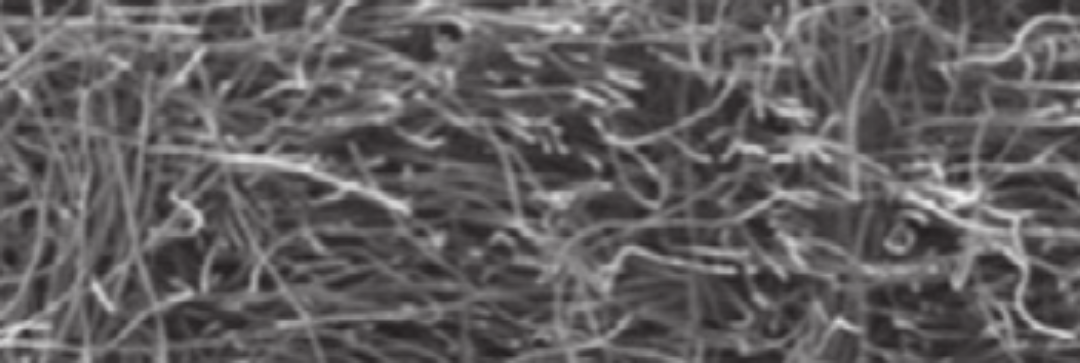
#> input picture input/2018_wang_003_or.png, 1080 x 363 px; its folder holds only this picture in this run
$ jupyter execute PorosityWang.ipynb
#> lines starting #> are read from the running program, lines starting #| are printed output that depends on the picture; after the words box and inside, x2 and y2 are one past the last pixel; in counts of white or black regions, pixels touching at a corner belong together
# Porosity autodetection for greyscale data

Following Q. Wang et. al., _Experimental study on the performance of a vanadium redox flow battery
with non-uniformly compressed carbon felt electrode_, we will try to redetermine the porosity and intrussion percentage for different channels.

Wang et. al. define porosity as

$a = b+c$

[cell 1]
# Libraries for numerical analysis, ploting and reading images
import numpy as np
import matplotlib.pyplot as plt
import matplotlib.ticker as mtick
import cv2
import os
from sklearn.cluster import k_means

[cell 2]
# We read images to a dictionary as grayscale
# All files stores as png in the input folder
images = {}
for file in os.listdir("input/"):
    name = file.split(".")[0]
    extension = file.split(".")[1]
    if extension == "png":
        images[name]=cv2.imread("input/"+file, cv2.IMREAD_GRAYSCALE )

[cell 3]
# We plot the images of the array in a columns x rows array.
# The user has to define the number of columns

columns = 6
rows = len(images.keys())//columns+1
#> rows = 1
idx = 0
plt.figure(figsize=(16,4))

for name in np.sort([*images]):
    idx +=1
    plt.subplot(rows, columns, idx)
    plt.imshow(images[name], cmap='gray', vmin=0, vmax=255, aspect="auto")
    plt.xticks([])
    plt.yticks([])
    f"CR = {float(name.split('_')[2])/10}%"
#> this loop made 1 pass
#> (name, idx) on pass 1: ('2018_wang_003_or', 1)
#> after the loop, idx = 1
plt.tight_layout()
plt.show()
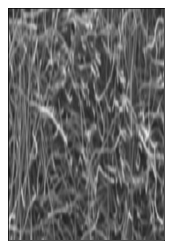
#> figure drawn by matplotlib, 1 panel

[cell 4]
def get_porosity(image, thresh=127, value = 255, kind=cv2.THRESH_BINARY):
    """This functions gets the porosity as defined as

        1 - occupied pixels [%] = free pixels [%]

        and returns them for a greyscale image"""
    t, binary = cv2.threshold(image, thresh, value, kind)
    occupied = (binary==value).sum()
    free = (binary!=value).sum()
    return free / (free+occupied)

[cell 5]
# We get the porosity for a certain threshold value and it's compression ratio
thresh = 80

CR = np.array([])
p = np.array([])
for name in images.keys():
    CR = np.append(CR, int(name.split("_")[2])/1000)
    p = np.append(p, get_porosity(images[name], thresh))
#> this loop made 1 pass
#> (name, CR, t in get_porosity, occupied in get_porosity, free in get_porosity, p) on pass 1: ('2018_wang_003_or', [0.003], 80, 254414, 137626, [0.351])
#> pass 1, in get_porosity, `t, binary = cv2.threshold(image, thresh, value, kind)`:
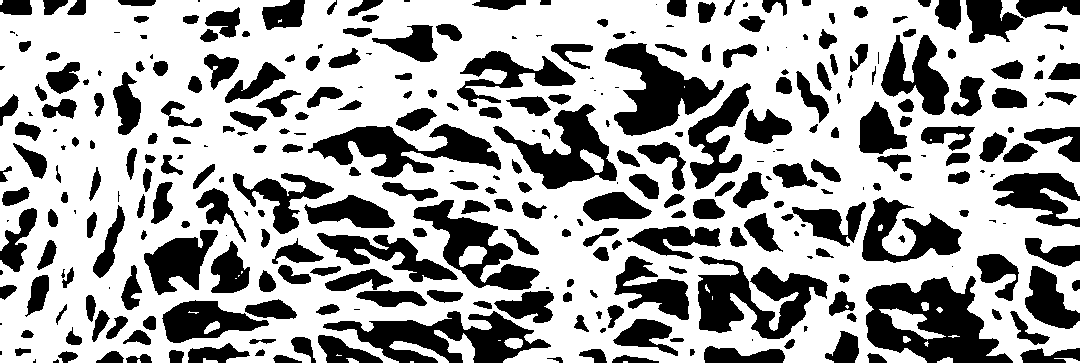
#> binary: shape (363, 1080); 64.9% white; 328 black regions (66 under 20 px), largest, box (x1, y1, x2, y2) and area: (866, 276, 1013, 363) 7303, (323, 311, 551, 363) 5537, (698, 256, 828, 339) 5409

CRind = CR.argsort()
#> CRind = [0]
p = p[CRind]
CR = CR[CRind]

[cell 6]
# We plot the porosity
plt.plot(CR, p,'o-')
plt.xlabel("Compress ratio")
plt.ylabel("Porosity")

# We change the axis to be a percent
plt.gca().xaxis.set_major_formatter(mtick.PercentFormatter(1))
plt.gca().yaxis.set_major_formatter(mtick.PercentFormatter(1))

# Title

plt.title(f"Porosity as a function of the compress\n ratio for a threshold of {thresh}")
plt.tight_layout()
plt.show()

[cell 7]
# We plot the images of the array in a columns x rows array.
# The user has to define the number of columns

columns = 6
rows = len(images.keys())//columns+1
idx = 0
plt.figure(figsize=(16,4))
bins = np.arange(0,256,16)
for name in np.sort([*images]):
    idx +=1
    plt.subplot(rows, columns, idx)
    plt.hist(images[name].flatten(), bins=bins)
    plt.title(f"CR = {float(name.split('_')[2])/10}%")
    plt.ylim(0,150000)
    if idx > 1:
        plt.yticks([])
    plt.plot([thresh, thresh],[0,150000],"C3")
#> after the loop, idx = 1
plt.tight_layout()
plt.show()
#> figure, not shown here; tallest bar 78798 high, from x = 80 to 96

[cell 8]
# We get the porosity for different compress ratios
thresh_val = np.arange(64,129,16)

p_CR = {}
for thresh in thresh_val:
    CR = np.array([])
    p = np.array([])
    for name in images.keys():
        CR = np.append(CR, int(name.split("_")[2])/10)
        p = np.append(p, get_porosity(images[name], thresh))

    CRind = CR.argsort()
    p = p[CRind]
    CR = CR[CRind]
    p_CR[thresh] = p
#> this loop made 5 passes
#> p on passes 1 to 5: [0.158], [0.351], [0.551], [0.716], [0.841]
#> after the loop, p_CR = {64: [0.158], 80: [0.351], 96: [0.551], 112: [0.716], 128: [0.841]}

# We get the porosity for OTSU method
CR = np.array([])
p = np.array([])
for name in images.keys():
    CR = np.append(CR, int(name.split("_")[2])/10)
    p = np.append(p, get_porosity(images[name], thresh, kind=cv2.THRESH_OTSU))
#> this loop made 1 pass
#> (name, CR, t in get_porosity, occupied in get_porosity, free in get_porosity, p) on pass 1: ('2018_wang_003_or', [0.3], 102, 150502, 241538, [0.616])

CRind = CR.argsort()
p = p[CRind]
CR = CR[CRind]
p_CR["Otsu"] = p

# We get the porosity for kmeans method
CR = np.array([])
p = np.array([])
for name in images.keys():
    CR = np.append(CR, int(name.split("_")[2])/10)
    im = images[name].flatten()
    im.shape = (len(im),1)
    KM = k_means(im, 2)
    if KM[0][0]>KM[0][1]:
        tmp = KM[1]
        tmp[tmp==0] = 255
        tmp[tmp==1] = 0
    else:
        tmp = KM[1]
        tmp[tmp==1] = 255
        tmp[tmp==0] = 0
    tmp.shape = images[name].shape
    KM = tmp
    p = np.append(p, (KM==0).sum()/((KM==0).sum()+(KM==255).sum()))
#> this loop made 1 pass
#> (name, CR, p) on pass 1: ('2018_wang_003_or', [0.3], [0.626])
#> pass 1, `KM = tmp`:
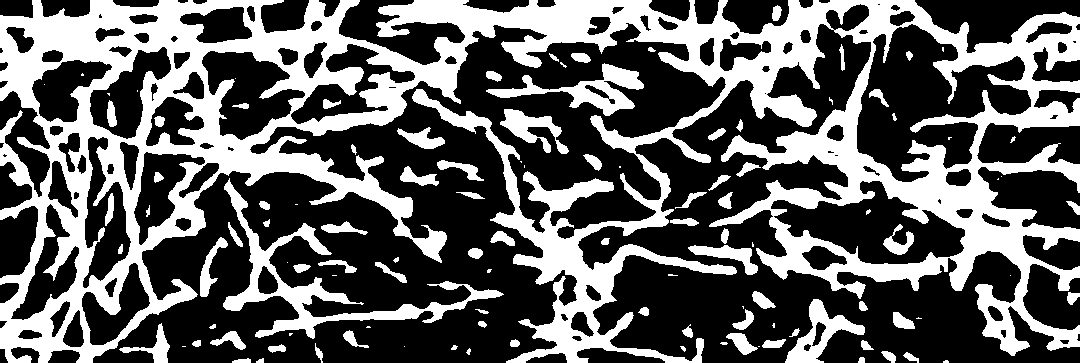
#> KM: shape (363, 1080) int32; 37.4% white; 113 white regions (32 under 20 px), largest, box (x1, y1, x2, y2) and area: (0, 0, 1080, 363) 123962, (223, 178, 504, 339) 6091, (486, 63, 644, 116) 2508

CRind = CR.argsort()
p = p[CRind]
CR = CR[CRind]
p_CR["k-means"] = p

[cell 9]
# We plot the images of the array in a columns x rows array.
# The user has to define the number of columns

columns = len(thresh_val) + 3
rows = len(images.keys())+1
#> rows = 2
idx = 0
plt.figure(figsize=(16,9))


for name in np.sort([*images]):
    idx +=1
    plt.subplot(rows, columns, idx)
    plt.imshow(images[name], cmap='gray', vmin=0, vmax=255, aspect="auto")
    plt.xticks([])
    plt.yticks([])
    plt.ylabel(f"CR = {float(name.split('_')[2])/10}%")
    if idx == 1:
        plt.title("Original")
    for thresh in thresh_val:
        idx +=1
        plt.subplot(rows, columns, idx)
        plt.imshow(cv2.threshold(images[name], thresh, 255, cv2.THRESH_BINARY)[1],
                   cmap='gray', vmin=0, vmax=255, aspect="auto")
        plt.xticks([])
        plt.yticks([])
        if idx <= columns:
            plt.title(f"threshold = {thresh}")
        plt.plot([],[],".",label=f"{get_porosity(images[name], thresh)*100:0.1f}%", alpha=0)
        plt.legend()

    idx +=1

    plt.subplot(rows, columns, idx)
    plt.imshow(cv2.threshold(images[name], 127, 255,cv2.THRESH_OTSU)[1],
               cmap='gray', vmin=0, vmax=255, aspect="auto")
    plt.xticks([])
    plt.yticks([])
    if idx <= columns:
        plt.title(f"Otsu")
    plt.plot([],[],".",label=f"{get_porosity(images[name], kind=cv2.THRESH_OTSU)*100:0.1f}%", alpha=0)
    plt.legend()

    idx +=1
    im = images[name].flatten()
    im.shape = (len(im),1)
    KM = k_means(im, 2)
    if KM[0][0]>KM[0][1]:
        tmp = KM[1]
        tmp[tmp==0] = 255
        tmp[tmp==1] = 0
    else:
        tmp = KM[1]
        tmp[tmp==1] = 255
        tmp[tmp==0] = 0
    tmp.shape = images[name].shape
    KM = tmp


    plt.subplot(rows, columns, idx)
    plt.imshow(KM,  cmap='gray', vmin=0, vmax=255, aspect="auto")
    plt.xticks([])
    plt.yticks([])
    plt.title(f"k-means")
    plt.plot([],[],".",label=f"{(KM==0).sum()/((KM==0).sum()+(KM==255).sum())*100:0.1f}%", alpha=0)
    plt.legend()
#> this loop made 1 pass
#> (name, idx) on pass 1: ('2018_wang_003_or', 8)
#> pass 1, in get_porosity (call 12), `t, binary = cv2.threshold(image, thresh, value, kind)`:
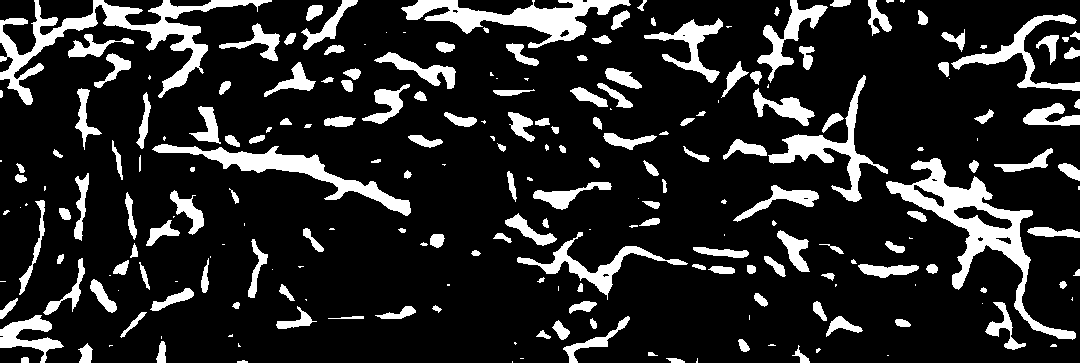
#> binary: shape (363, 1080); 15.9% white; 234 white regions (63 under 20 px), largest, box (x1, y1, x2, y2) and area: (886, 158, 1076, 340) 6072, (0, 0, 272, 105) 5823, (401, 0, 631, 48) 4051
#> after the loop, idx = 8

plt.tight_layout()
plt.show()
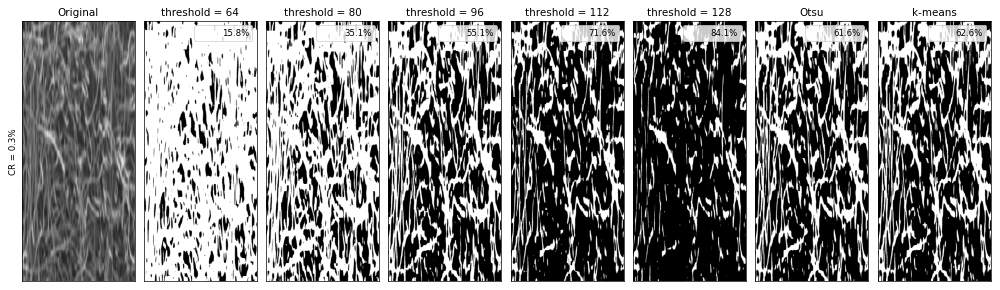
#> figure drawn by matplotlib, 8 panels

[cell 10]
# We plot the porosity
for thresh in p_CR.keys():
    if thresh == "Otsu":
        plt.plot(CR, p_CR[thresh],'-k',label=f"{thresh}")
    elif thresh == "k-means":
        plt.plot(CR, p_CR[thresh],':k',label=f"{thresh}")
    else:
        plt.plot(CR, p_CR[thresh],'o-',label=f"{thresh}")
#> this loop made 7 passes
#> thresh on passes 1 to 7: 64, 80, 96, 112, 128, 'Otsu', 'k-means'


plt.xlabel("Compress ratio")
plt.ylabel("Porosity")
plt.ylim(-0.02,1.02)
plt.legend()

# We change the axis to be a percent
plt.gca().xaxis.set_major_formatter(mtick.PercentFormatter())
plt.gca().yaxis.set_major_formatter(mtick.PercentFormatter(1))

# Title

plt.title(f"Porosity as a function of the compress ratio")
plt.tight_layout()
plt.show()

[cell 11]
im = images[name]
a = im[:im.shape[0]//2,:im.shape[1]//2]
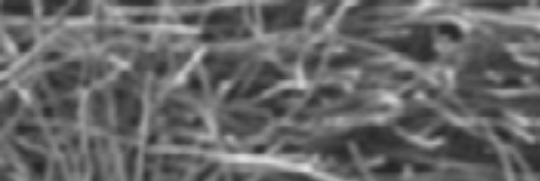
#> a: shape (181, 540); min 35, max 225, mean 103.6
b = im[im.shape[0]//2:,:im.shape[1]//2]
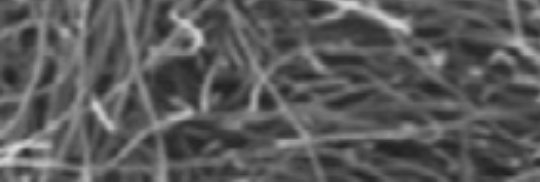
#> b: shape (182, 540); min 32, max 220, mean 90.4
c = im[:im.shape[0]//2,im.shape[1]//2:]
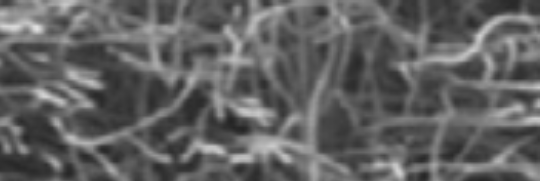
#> c: shape (181, 540); min 36, max 224, mean 97.7
d = im[im.shape[0]//2:,im.shape[1]//2:]
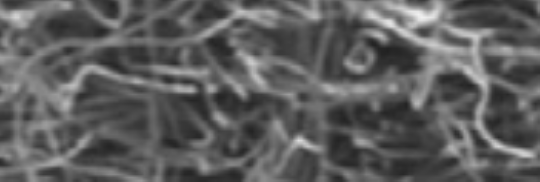
#> d: shape (182, 540); min 33, max 241, mean 93.9

[cell 12]
t = np.arange(0,255,1)
pa = []
pb = []
pc = []
pd = []
for thresh in t:
    pa.append(get_porosity(a, thresh=thresh, value = 255, kind=cv2.THRESH_BINARY))
    pb.append(get_porosity(b, thresh=thresh, value = 255, kind=cv2.THRESH_BINARY))
    pc.append(get_porosity(c, thresh=thresh, value = 255, kind=cv2.THRESH_BINARY))
    pd.append(get_porosity(d, thresh=thresh, value = 255, kind=cv2.THRESH_BINARY))
#> this loop made 255 passes

[cell 13]
plt.plot(t,pa)
plt.plot(t,pb)
plt.plot(t,pc)
plt.plot(t,pd)
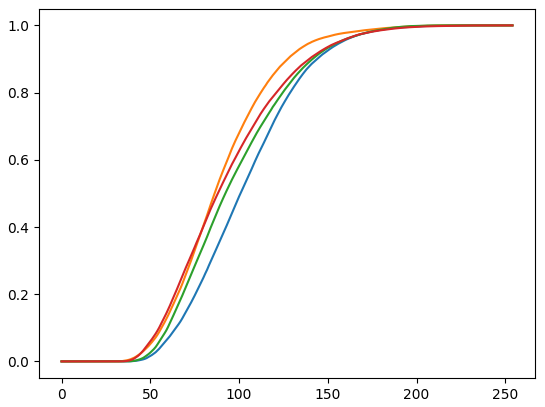
#> figure drawn by matplotlib, 1 panel; curve peaks at x = 225, y = 1; curve peaks at x = 220, y = 1; curve peaks at x = 224, y = 1

$ run again, on input/2018_wang_557_or.png
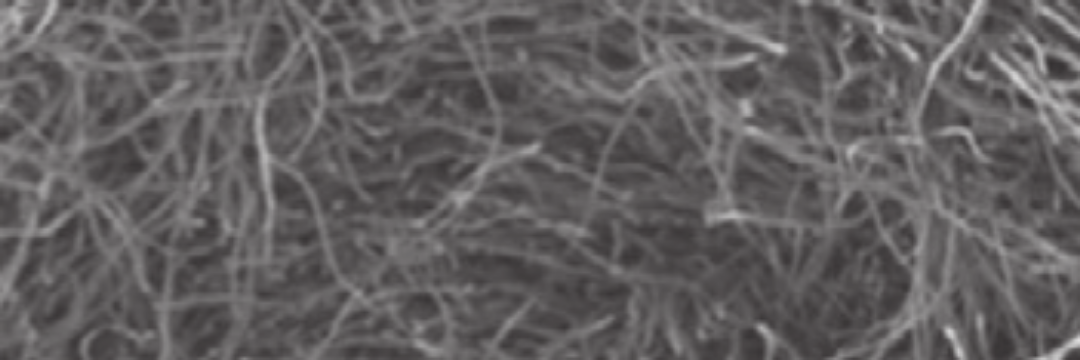
#> input picture input/2018_wang_557_or.png, 1080 x 360 px
#> `rows = len(images.keys())//columns+1`: rows = 1
#> the loop `for name in np.sort([*images]):` made 1 pass
#> (name, idx) on pass 1: ('2018_wang_557_or', 1)
#> the loop `for name in images.keys():` made 1 pass
#> (name, CR, p) on pass 1: ('2018_wang_557_or', [0.557], [0.23])
#> pass 1, in get_porosity, `t, binary = cv2.threshold(image, thresh, value, kind)`:
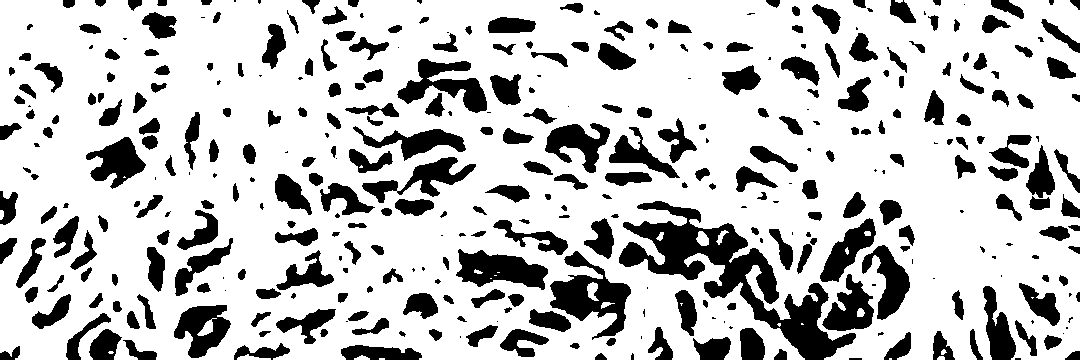
#> binary: shape (360, 1080); 77% white; 366 black regions (82 under 20 px), largest, box (x1, y1, x2, y2) and area: (619, 201, 856, 360) 9880, (550, 251, 631, 340) 3041, (456, 249, 548, 290) 2264
#> `CRind = CR.argsort()`: CRind = [0]
#> after the loop `for name in np.sort([*images]):`: idx = 1
#> the loop `for thresh in thresh_val:` made 5 passes
#> p on passes 1 to 5: [0.0202], [0.23], [0.545], [0.803], [0.937]
#> after the loop `for thresh in thresh_val:`: p_CR = {64: [0.0202], 80: [0.23], 96: [0.545], 112: [0.803], 128: [0.937]}
#> the loop `for name in images.keys():` made 1 pass
#> (name, CR, p) on pass 1: ('2018_wang_557_or', [55.7], [0.617])
#> the loop `for name in images.keys():` made 1 pass
#> (name, CR, p) on pass 1: ('2018_wang_557_or', [55.7], [0.6])
#> `rows = len(images.keys())+1`: rows = 2
#> the loop `for name in np.sort([*images]):` made 1 pass
#> (name, idx) on pass 1: ('2018_wang_557_or', 8)
#> after the loop `for name in np.sort([*images]):`: idx = 8
#> the loop `for thresh in p_CR.keys():` made 7 passes
#> thresh on passes 1 to 7: 64, 80, 96, 112, 128, 'Otsu', 'k-means'
#> `[cell 13] plt.plot(t,pa) plt.plot(t,pb) plt.plot(t,pc) plt.plot(t,pd)`:
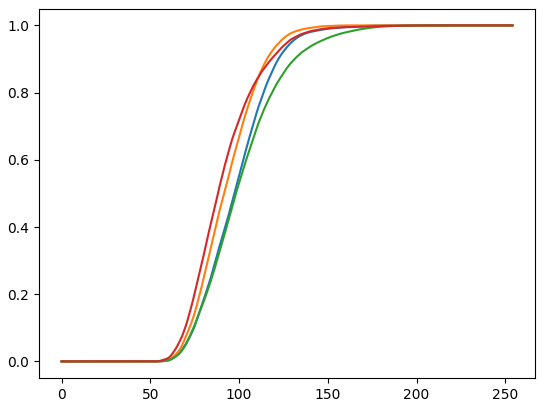
#> figure drawn by matplotlib, 1 panel; curve peaks at x = 186, y = 1; curve peaks at x = 163, y = 1; curve peaks at x = 213, y = 1

$ run again, on input/2018_wang_695_or.png
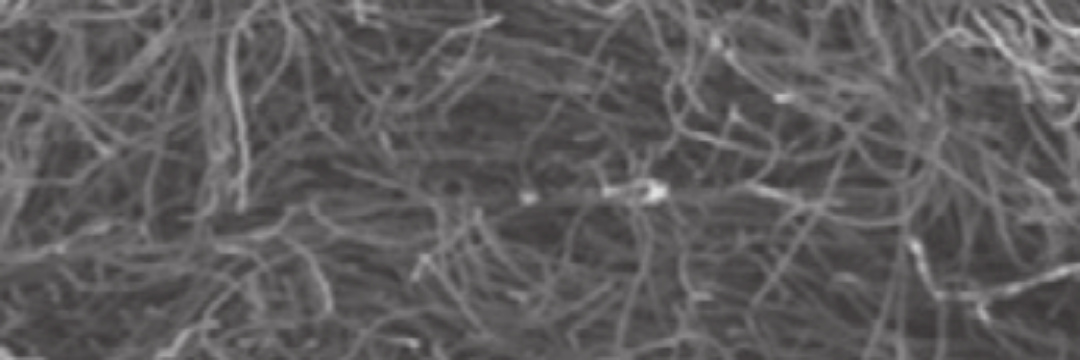
#> input picture input/2018_wang_695_or.png, 1080 x 360 px
#> `rows = len(images.keys())//columns+1`: rows = 1
#> the loop `for name in np.sort([*images]):` made 1 pass
#> (name, idx) on pass 1: ('2018_wang_695_or', 1)
#> the loop `for name in images.keys():` made 1 pass
#> (name, CR, p) on pass 1: ('2018_wang_695_or', [0.695], [0.256])
#> `CRind = CR.argsort()`: CRind = [0]
#> after the loop `for name in np.sort([*images]):`: idx = 1
#> the loop `for thresh in thresh_val:` made 5 passes
#> p on passes 1 to 5: [0.0152], [0.256], [0.619], [0.858], [0.958]
#> after the loop `for thresh in thresh_val:`: p_CR = {64: [0.0152], 80: [0.256], 96: [0.619], 112: [0.858], 128: [0.958]}
#> the loop `for name in images.keys():` made 1 pass
#> (name, CR, p) on pass 1: ('2018_wang_695_or', [69.5], [0.656])
#> the loop `for name in images.keys():` made 1 pass
#> (name, CR, p) on pass 1: ('2018_wang_695_or', [69.5], [0.656])
#> `rows = len(images.keys())+1`: rows = 2
#> the loop `for name in np.sort([*images]):` made 1 pass
#> (name, idx) on pass 1: ('2018_wang_695_or', 8)
#> after the loop `for name in np.sort([*images]):`: idx = 8
#> the loop `for thresh in p_CR.keys():` made 7 passes
#> thresh on passes 1 to 7: 64, 80, 96, 112, 128, 'Otsu', 'k-means'
#> `[cell 13] plt.plot(t,pa) plt.plot(t,pb) plt.plot(t,pc) plt.plot(t,pd)`:
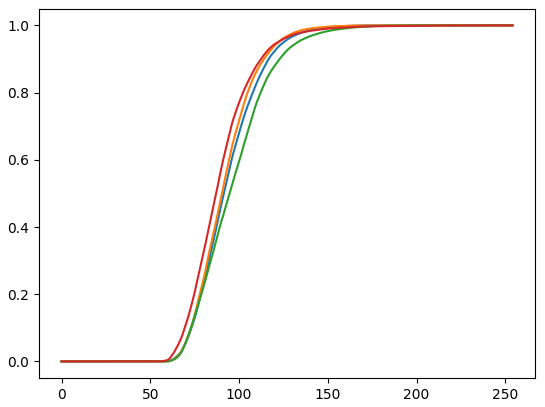
#> figure drawn by matplotlib, 1 panel; curve peaks at x = 175, y = 1; curve peaks at x = 174, y = 1; curve peaks at x = 205, y = 1
